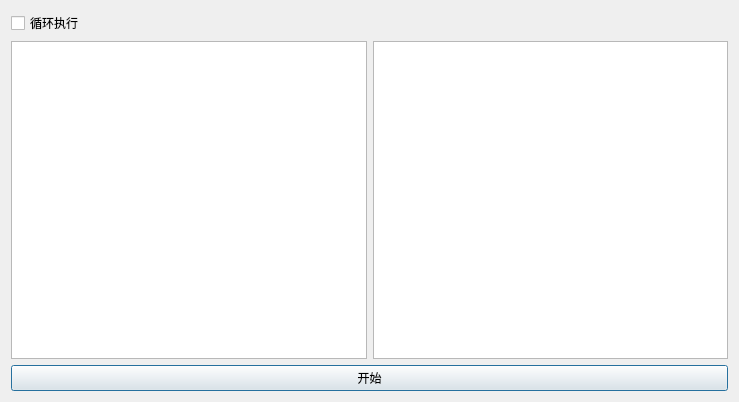
<?xml version="1.0" encoding="UTF-8"?>
<ui version="4.0">
 <class>RunDialog</class>
 <widget class="QDialog" name="RunDialog">
  <property name="geometry">
   <rect>
    <x>0</x>
    <y>0</y>
    <width>739</width>
    <height>402</height>
   </rect>
  </property>
  <property name="windowTitle">
   <string>Dialog</string>
  </property>
  <layout class="QHBoxLayout" name="horizontalLayout">
   <item>
    <layout class="QVBoxLayout" name="verticalLayout">
     <item>
      <layout class="QHBoxLayout" name="horizontalLayout_1">
       <item>
        <widget class="QCheckBox" name="loopCheckBox">
         <property name="text">
          <string>循环执行</string>
         </property>
        </widget>
       </item>
      </layout>
     </item>
     <item>
      <layout class="QHBoxLayout" name="horizontalLayout_2">
       <item>
        <widget class="QGraphicsView" name="graphicsView"/>
       </item>
       <item>
        <widget class="QPlainTextEdit" name="plainTextEdit"/>
       </item>
      </layout>
     </item>
     <item>
      <layout class="QHBoxLayout" name="horizontalLayout_3">
       <item>
        <widget class="QPushButton" name="runButton">
         <property name="text">
          <string>开始</string>
         </property>
        </widget>
       </item>
      </layout>
     </item>
    </layout>
   </item>
  </layout>
 </widget>
 <resources/>
 <connections/>
</ui>
